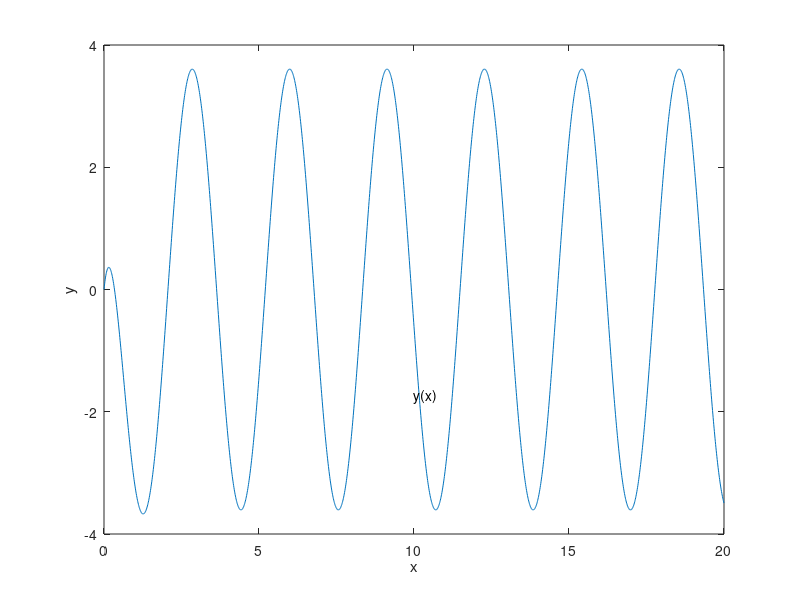

Source code (MATLAB):
clc; clear; close all
dt = 0.01;
tMax = 20;
t = 0:dt:tMax;
n = length(t);

v = zeros(3,n);
v_0 = [0 5 -39]';
v(:,1) = v_0;

A = [0 1 0;
    0 0 1;
    -12 -4 -3];

for i = 2:n
    k1 = A*v(:,i-1);
    v1 = v(:,i-1) + k1*dt;
    k2 = A*v1;
    v(:,i) = v(:,i-1) + dt*(k1+k2)/2;
end

y= v(1,:);
plot(t,y)
xlabel('x');ylabel('y')
text(t(end)/2,y(end)/2,'y(x)')